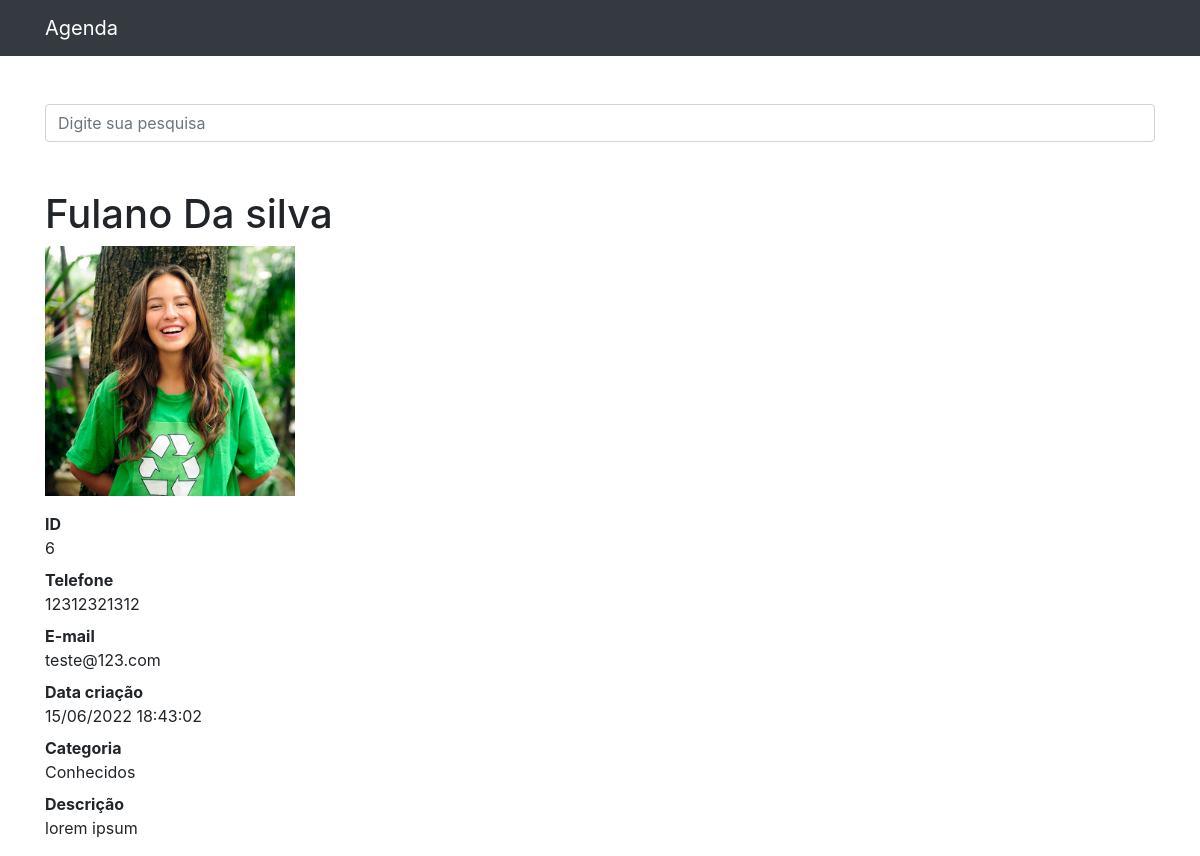
Page /6 on the committed database.
### contatos/models.py (models this page shows, shortened)
class Contato(models.Model):
    nome = models.CharField(max_length=255)
    sobrenome = models.CharField(max_length=255, blank=True)
    telefone = models.CharField(max_length=255)
    email = models.CharField(max_length=255, blank=True)
    data_criacao = models.DateTimeField(default=timezone.now)
    descricao = models.TextField(blank=True)
    categoria = models.ForeignKey(Categoria, on_delete=models.DO_NOTHING)
    mostrar = models.BooleanField(default=True)
    foto = models.ImageField(blank=True, upload_to='fotos/%Y/%m/')

class Categoria(models.Model):
    nome = models.CharField(max_length=255)
    def __str__(self):
        return self.nome

### contatos/views.py (the view)
# urls.py: path('<int:contato_id>', views.ver_contato, name="ver_contato"),
def ver_contato(request, contato_id):
    try:
        contato = Contato.objects.get(id=contato_id)
        if not contato.mostrar:
            raise Http404()
        return render(request, 'contatos/ver_contato.html', {
            'contato': contato
        })
    except Contato.DoesNotExist as e:
        raise Http404()

### contatos/templates/contatos/ver_contato.html (shortened to what this page needs)
{% extends 'base.html' %}
{%block conteudo%}
  <h1 class="mt-5">{{ contato.nome }} {{ contato.sobrenome }}</h1>
  {% if contato.foto %}
  <p>
    <img src="{{ contato.foto.url }}" style="max-width: 250px; height: auto">
  </p>
  {% endif %}
  <dt>ID</dt>
  <dd>{{ contato.id }}</dd>
  <dt>Telefone</dt>
  <dd>{{ contato.telefone }}</dd>
  <dt>E-mail</dt>
  <dd>{{ contato.email }}</dd>
  <dt>Data criação</dt>
  <dd>{{ contato.data_criacao|date:'d/m/Y H:i:s' }}</dd>
  <dt>Categoria</dt>
  <dd>{{ contato.categoria }}</dd>
  <dt>Descrição</dt>
  <dd>
    {{ contato.descricao }}
  </dd>
{%endblock%}

### rows in the picture
Contato: nome "Fulano", sobrenome "Da silva", foto (picture), id "6", telefone "12312321312", email "teste@123.com", data_criacao "15/06/2022 18:43:02", categoria "Conhecidos", descricao "lorem ipsum"
